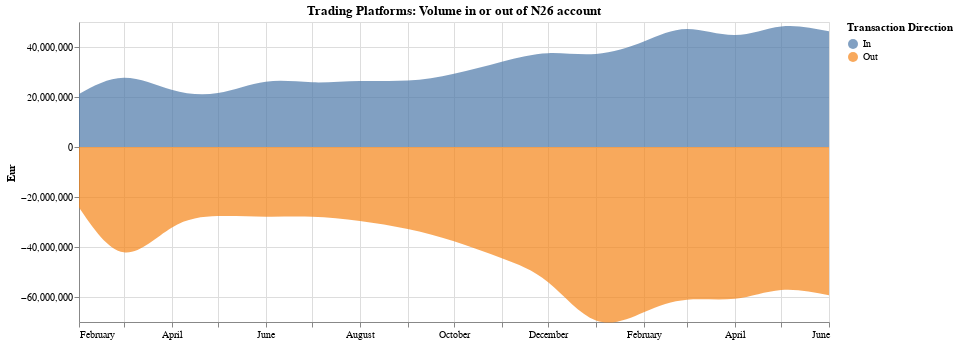
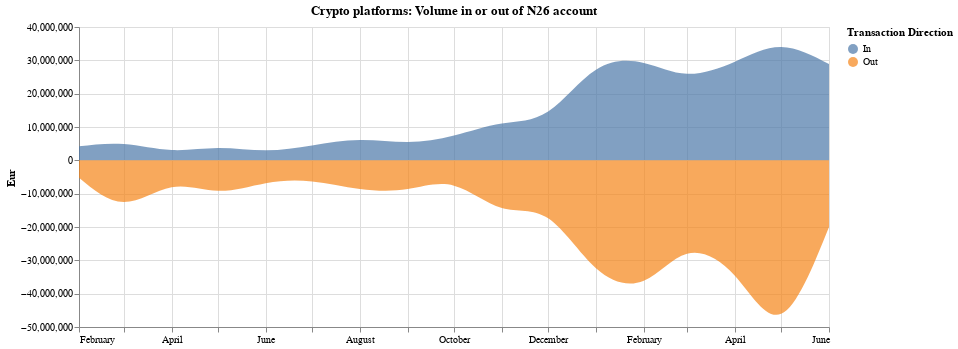

Notebook cell for these charts, in order:
### Markdown cell above
Chart below displays the volume based on the transfer direction. Charts display volume in Euros.

### Code cell
tx_type = con.execute(
    """
        select
            month,
            case when value_eur >= 0 then 'In' else 'Out' end as tx_direction,
            sum(value_eur) as activity_eur
        from raw_data
        where month >= '2020-01-01'
        group by 1, 2
    """
).fetchdf()
tx_type_cb = con.execute(
    """
        select
            month,
            case when value_eur >= 0 then 'In' else 'Out' end as tx_direction,
            sum(value_eur) as activity_eur
        from raw_data_coinbase
        where month >= '2020-01-01'
        group by 1, 2
    """
).fetchdf()

alt.Chart(tx_type.rename(columns={"tx_direction": "Transaction Direction"})).mark_area(
    opacity=0.7, interpolate="natural"
).encode(
    x=alt.X("month:T", title=None),
    y=alt.Y("activity_eur:Q", title="Eur"),
    color=alt.Color("Transaction Direction:N"),
).properties(
    width=750, height=300, title="Trading Platforms: Volume in or out of N26 account"
).display()

alt.Chart(
    tx_type_cb.rename(columns={"tx_direction": "Transaction Direction"})
).mark_area(opacity=0.7, interpolate="natural").encode(
    x=alt.X("month:T", title=None),
    y=alt.Y("activity_eur:Q", title="Eur"),
    color=alt.Color("Transaction Direction:N"),
).properties(
    width=750, height=300, title="Crypto platforms: Volume in or out of N26 account"
).display()

### Figure 1 — Vega-Lite specification as saved in the notebook (floating-point values rounded to 4 significant figures)
{"config": {"view": {"continuousWidth": 400, "continuousHeight": 300}}, "data": {"name": "data-8fb6f027c94073df297bf94699613ad8"}, "mark": {"type": "area", "interpolate": "natural", "opacity": 0.7}, "encoding": {"color": {"type": "nominal", "field": "Transaction Direction"}, "x": {"type": "temporal", "field": "month", "title": null}, "y": {"type": "quantitative", "field": "activity_eur", "title": "Eur"}}, "height": 300, "title": "Trading Platforms: Volume in or out of N26 account", "width": 750, "$schema": "https://vega.github.io/schema/vega-lite/v4.8.1.json", "datasets": {"data-8fb6f027c94073df297bf94699613ad8": [{"month": "2020-02", "Transaction Direction": "Out", "activity_eur": -24180000.0}, {"month": "2020-02", "Transaction Direction": "In", "activity_eur": 21210000.0}, {"month": "2020-03", "Transaction Direction": "Out", "activity_eur": -42110000.0}, {"month": "2020-03", "Transaction Direction": "In", "activity_eur": 27700000.0}, {"month": "2020-04", "Transaction Direction": "Out", "activity_eur": -32280000.0}, {"month": "2020-04", "Transaction Direction": "In", "activity_eur": 22920000.0}, {"month": "2020-05", "Transaction Direction": "Out", "activity_eur": -27630000.0}, {"month": "2020-05", "Transaction Direction": "In", "activity_eur": 21590000.0}, {"month": "2020-06", "Transaction Direction": "Out", "activity_eur": -27890000.0}, {"month": "2020-06", "Transaction Direction": "In", "activity_eur": 26100000.0}, {"month": "2020-07", "Transaction Direction": "Out", "activity_eur": -27920000.0}, {"month": "2020-07", "Transaction Direction": "In", "activity_eur": 25880000.0}, {"month": "2020-08", "Transaction Direction": "Out", "activity_eur": -29630000.0}, {"month": "2020-08", "Transaction Direction": "In", "activity_eur": 26390000.0}, {"month": "2020-09", "Transaction Direction": "Out", "activity_eur": -32830000.0}, {"month": "2020-09", "Transaction Direction": "In", "activity_eur": 26550000.0}, {"month": "2020-10", "Transaction Direction": "Out", "activity_eur": -37730000.0}, {"month": "2020-10", "Transaction Direction": "In", "activity_eur": 29290000.0}, {"month": "2020-11", "Transaction Direction": "Out", "activity_eur": -44490000.0}, {"month": "2020-11", "Transaction Direction": "In", "activity_eur": 34110000.0}, {"month": "2020-12", "Transaction Direction": "Out", "activity_eur": -54080000.0}, {"month": "2020-12", "Transaction Direction": "In", "activity_eur": 37540000.0}, {"month": "2021-01", "Transaction Direction": "Out", "activity_eur": -69410000.0}, {"month": "2021-01", "Transaction Direction": "In", "activity_eur": 37220000.0}, {"month": "2021-02", "Transaction Direction": "Out", "activity_eur": -66090000.0}, {"month": "2021-02", "Transaction Direction": "In", "activity_eur": 42200000.0}, {"month": "2021-03", "Transaction Direction": "Out", "activity_eur": -61110000.0}, {"month": "2021-03", "Transaction Direction": "In", "activity_eur": 47180000.0}, {"month": "2021-04", "Transaction Direction": "Out", "activity_eur": -60720000.0}, {"month": "2021-04", "Transaction Direction": "In", "activity_eur": 44750000.0}, {"month": "2021-05", "Transaction Direction": "Out", "activity_eur": -57180000.0}, {"month": "2021-05", "Transaction Direction": "In", "activity_eur": 48240000.0}, {"month": "2021-06", "Transaction Direction": "In", "activity_eur": 46270000.0}, {"month": "2021-06", "Transaction Direction": "Out", "activity_eur": -59320000.0}]}}

### Figure 2 — Vega-Lite specification as saved in the notebook (floating-point values rounded to 4 significant figures)
{"config": {"view": {"continuousWidth": 400, "continuousHeight": 300}}, "data": {"name": "data-ae7085f1b826377bd680f3b4bc573e1a"}, "mark": {"type": "area", "interpolate": "natural", "opacity": 0.7}, "encoding": {"color": {"type": "nominal", "field": "Transaction Direction"}, "x": {"type": "temporal", "field": "month", "title": null}, "y": {"type": "quantitative", "field": "activity_eur", "title": "Eur"}}, "height": 300, "title": "Crypto platforms: Volume in or out of N26 account", "width": 750, "$schema": "https://vega.github.io/schema/vega-lite/v4.8.1.json", "datasets": {"data-ae7085f1b826377bd680f3b4bc573e1a": [{"month": "2020-03", "Transaction Direction": "In", "activity_eur": 4897000.0}, {"month": "2020-03", "Transaction Direction": "Out", "activity_eur": -12530000.0}, {"month": "2020-04", "Transaction Direction": "In", "activity_eur": 3094000.0}, {"month": "2020-04", "Transaction Direction": "Out", "activity_eur": -8087000.0}, {"month": "2020-05", "Transaction Direction": "Out", "activity_eur": -9155000.0}, {"month": "2020-06", "Transaction Direction": "In", "activity_eur": 3003000.0}, {"month": "2020-06", "Transaction Direction": "Out", "activity_eur": -6843000.0}, {"month": "2020-07", "Transaction Direction": "Out", "activity_eur": -6329000.0}, {"month": "2020-08", "Transaction Direction": "Out", "activity_eur": -8587000.0}, {"month": "2020-09", "Transaction Direction": "Out", "activity_eur": -8634000.0}, {"month": "2020-09", "Transaction Direction": "In", "activity_eur": 5490000.0}, {"month": "2020-10", "Transaction Direction": "Out", "activity_eur": -7607000.0}, {"month": "2020-11", "Transaction Direction": "Out", "activity_eur": -14300000.0}, {"month": "2020-12", "Transaction Direction": "Out", "activity_eur": -17400000.0}, {"month": "2020-12", "Transaction Direction": "In", "activity_eur": 14660000.0}, {"month": "2021-01", "Transaction Direction": "In", "activity_eur": 27190000.0}, {"month": "2021-01", "Transaction Direction": "Out", "activity_eur": -32350000.0}, {"month": "2021-03", "Transaction Direction": "Out", "activity_eur": -28000000.0}, {"month": "2021-03", "Transaction Direction": "In", "activity_eur": 25950000.0}, {"month": "2021-04", "Transaction Direction": "Out", "activity_eur": -34600000.0}, {"month": "2021-04", "Transaction Direction": "In", "activity_eur": 29580000.0}, {"month": "2021-05", "Transaction Direction": "Out", "activity_eur": -46050000.0}, {"month": "2021-05", "Transaction Direction": "In", "activity_eur": 33990000.0}, {"month": "2021-06", "Transaction Direction": "Out", "activity_eur": -19980000.0}, {"month": "2021-06", "Transaction Direction": "In", "activity_eur": 28880000.0}, {"month": "2020-02", "Transaction Direction": "In", "activity_eur": 4201000.0}, {"month": "2020-02", "Transaction Direction": "Out", "activity_eur": -5246000.0}, {"month": "2020-07", "Transaction Direction": "In", "activity_eur": 4455000.0}, {"month": "2020-10", "Transaction Direction": "In", "activity_eur": 7449000.0}, {"month": "2020-11", "Transaction Direction": "In", "activity_eur": 11070000.0}, {"month": "2020-08", "Transaction Direction": "In", "activity_eur": 6091000.0}, {"month": "2020-05", "Transaction Direction": "In", "activity_eur": 3700000.0}, {"month": "2021-02", "Transaction Direction": "Out", "activity_eur": -36110000.0}, {"month": "2021-02", "Transaction Direction": "In", "activity_eur": 29200000.0}]}}
